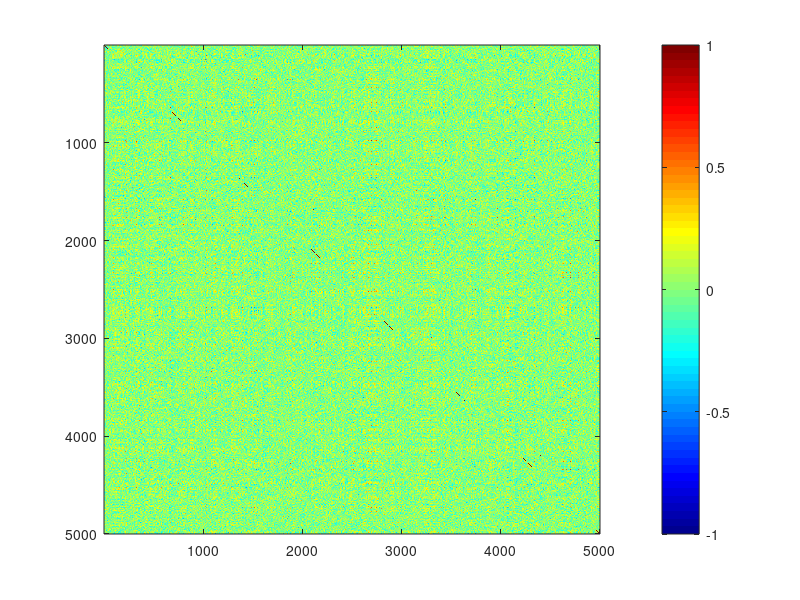

This figure's MATLAB source: (Note: this script raises an error after producing the figure.)
%SCRIPT for computing and displaying heat kernel 
% on sphere from given scatter points
%
% The method is based on the following paper:
% Chung, M.K., Chen, Z. 2022, Embedding of Functional Human Brain Networks 
% on a Sphere, https://arxiv.org/abs/2204.03653
%
% (C) 2022 Moo K. Chung and Zijian Chen
% University of Wisconsin-Madison
%
% Created    : April  1, 2022
% Last update: May 19, 2022 fixed Pearson correlation computation for
% hyperbolic embedding
%
%% Loading 5000 node rsfMRI brain network data
%The above paper explains how it is obtained. 
%The real brain network data will likely to have 10000 nodes per
%hemisphere. 

load fMRInetwork-5000nodes-beta.mat 
rho=betalin*betalin';  %This is coefficiens of degree 120 cosine series 
                      %expansion on rsfMRI. See above paper for detail

figure; imagesc(rho); colormap('jet'); colorbar
caxis([-1 1]) %This is fixed such that to show the symmetric range in correlation
%Unless there is motivation/need, always display correlation symmetrically.
figure_bg('w'); figure_bigger(16)

%% Spherical MDS to sphere S^2
Y= embed_sphere(rho,2);
figure; scatter3(Y(1,:),Y(2,:),Y(3,:),'.k')
axis square; axis equal
figure_bg('w'); figure_bigger(16)

%% Build triangle mesh
Y= embed_sphere(rho,2);
Y=Y+ normrnd(0,0.000001,3,5000); 
%removes a problem of nonunique embededd point with small random
%perturbation. If it does not work,slightly increase noise variability.

%The triangulation is based on Delaunay triangulation that build simplices
%automatically. Related to Rips complex.
faces = TriangulateSpherePoints(double(Y'));
embeded.vertices=Y';
embeded.faces=faces;
figure;figure_wire(embeded, 'black', 'white');
figure_bg('w')
%hold on; plot3(embeded.vertices(:,1), embeded.vertices(:,2), embeded.vertices(:,3),'.k')
view([45 45])
axis square; axis equal
figure_bg('w'); figure_bigger(16)

%% Spherical harmonics are the eigenfunction of spherical Laplacian
%obtain spherical angles corresponding to spherical coordinates
[theta,varphi]=EULERangles(embeded);
Y = real(Y_l(10,theta,varphi)); %10-th degree harmonics
figure; figure_trimesh(embeded,Y(5,:), 'rywb') %5-th order
hold on; plot3(embeded.vertices(:,1), embeded.vertices(:,2), embeded.vertices(:,3),'.k')
figure_bg('w'); view([45 45])
axis square; axis equal
figure_bg('w'); figure_bigger(16)
camlight;

%% heat kernel with bandwith 0.1 is given as 5000 x 5000 matrix
% this is probability density across columns and rows. Such a matrix is doubly stochastic
heatkernel = sphere_heatkernel(sphere, 100, 0.1); 
%heatkernel with degree 100 (more than 10000 basis) 
figure; figure_trimesh(embeded,heatkernel(:,20), 'rywb') % showing heat kernel at 20-th node as peak
hold on; plot3(embeded.vertices(:,1), embeded.vertices(:,2), embeded.vertices(:,3),'.k')
figure_bg('w'); view([45 45])
axis square; axis equal
figure_bg('w'); figure_bigger(16); 


%% heat kernel smoothing by taking scatter points as Dirac delta function
%this is equivalent to simply summing heat kernel matrix columnwise
heatkernel = sphere_heatkernel(sphere, 100, 0.01); 
smoothing=sum(heatkernel,2)/5000;
figure; figure_trimesh(embeded,smoothing, 'rywb') %l-th order 5-th degree
hold on; plot3(embeded.vertices(:,1), embeded.vertices(:,2), embeded.vertices(:,3),'.k')
view([45 45])
axis square; axis equal
figure_bg('w'); figure_bigger(16);





